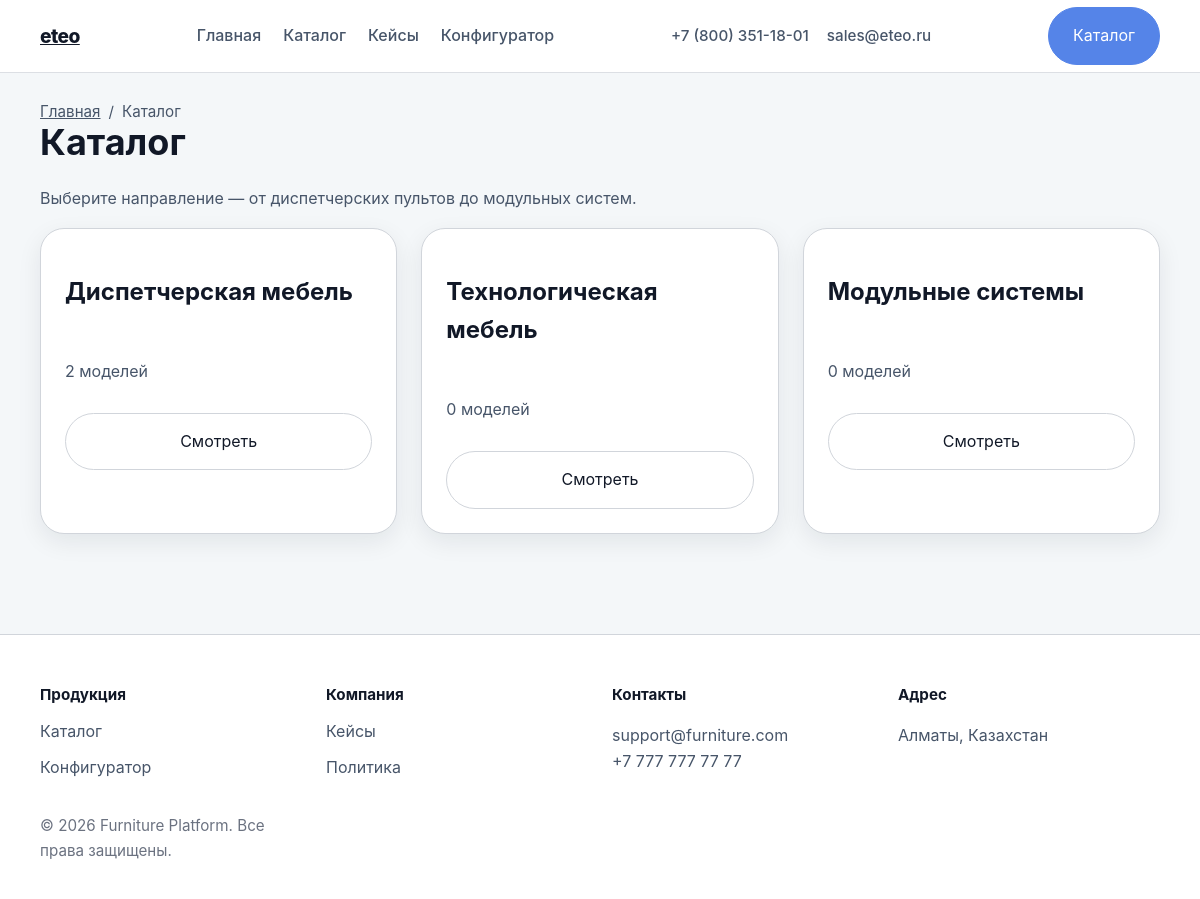
/catalog, run on the app's committed database.
### tables this page shows
CREATE TABLE IF NOT EXISTS categories (
    id       INT UNSIGNED  NOT NULL AUTO_INCREMENT,
    name_ru  VARCHAR(200)  NOT NULL COMMENT 'Название на русском',
    name_kk  VARCHAR(200)  NOT NULL COMMENT 'Название на казахском',
    slug     VARCHAR(220)  NOT NULL COMMENT 'URL-совместимый идентификатор (латиница)',

    PRIMARY KEY (id),
    UNIQUE KEY uq_categories_slug (slug),
    INDEX idx_categories_name_ru (name_ru)
);

### includes/view.php (called while the page is built, shortened)
<?php
require_once __DIR__ . '/../views/helpers.php';
function render(string $view, array $data = [], array $layout = []): void
{
    $viewFile = __DIR__ . '/../views/' . ltrim($view, '/\\') . '.php';
    extract($data, EXTR_SKIP);
    require $viewFile;
    require __DIR__ . '/../views/layouts/main.php';
}

### config/Database.php (called while the page is built, shortened)
<?php
final class Database
{
    private static ?PDO $instance = null;
    public static function getInstance(): PDO
    {
        if (self::$instance === null) {
            $config = require __DIR__ . '/config.php';
            $db     = $config['database'];
            $dsn = sprintf(
                'mysql:host=%s;port=%d;dbname=%s;charset=utf8mb4',
                $db['host'],
                $db['port'],
                $db['name']
            );
            $options = [
                PDO::ATTR_ERRMODE            => PDO::ERRMODE_EXCEPTION,
                PDO::ATTR_DEFAULT_FETCH_MODE => PDO::FETCH_ASSOC,
                PDO::ATTR_EMULATE_PREPARES   => false,
                (defined('Pdo\Mysql::ATTR_INIT_COMMAND')
                    ? \Pdo\Mysql::ATTR_INIT_COMMAND
                    : PDO::MYSQL_ATTR_INIT_COMMAND) => "SET NAMES utf8mb4 COLLATE utf8mb4_unicode_ci",
            ];
            try {
                self::$instance = new PDO($dsn, $db['user'], $db['password'], $options);
            } catch (PDOException $e) {
                throw new RuntimeException(
                    'Ошибка подключения к базе данных. Обратитесь к администратору.',
                    500,
                    $e
                );
            }
        }
        return self::$instance;
    }
}

### controllers/ProductController.php (called while the page is built, shortened)
<?php
class ProductController
{
    private PDO $db;
    public function __construct()
    {
        $this->db = Database::getInstance();
    }
    public function getCategories(string $locale = 'ru'): array
    {
        $locale  = in_array($locale, ['ru', 'kk'], true) ? $locale : 'ru';
        $nameCol = "name_{$locale}";
        $sql = "
            SELECT
                c.id,
                c.{$nameCol} AS name,
                c.slug,
                (
                    SELECT COUNT(*)
                    FROM products p
                    WHERE p.category_id = c.id
                      AND p.active = 1
                ) AS product_count
            FROM categories c
            ORDER BY c.id ASC
        ";
        $stmt = $this->db->query($sql);
        return $stmt->fetchAll();
    }
}

### views/helpers.php (called while the page is built, shortened)
<?php
function e(mixed $value): string
{
    return htmlspecialchars((string)$value, ENT_QUOTES | ENT_HTML5, 'UTF-8');
}

### views/catalog/index.php (the view, shortened to what this page needs)
<main class="page-wrap section">
    <div class="container">
        <nav class="breadcrumb" aria-label="Навигация">
            <a href="/">Главная</a>
            <span aria-hidden="true">/</span>
            <span aria-current="page">Каталог</span>
        </nav>
        <h1 class="page-title">Каталог</h1>
        <p class="section__text">Выберите направление — от диспетчерских пультов до модульных систем.</p>
        <?php if (empty($categories)): ?>
            <p class="section__text">Категории пока не добавлены.</p>
        <?php else: ?>
            <div class="grid-3">
                <?php foreach ($categories as $category): ?>
                    <article class="card catalog-card">
                        <h2><?= e($category['name']) ?></h2>
                        <p class="text-muted">
                            <?= (int)$category['product_count'] ?>
                            <?= ((int)$category['product_count'] === 1) ? 'модель' : 'моделей' ?>
                        </p>
                        <a class="btn btn--outline" href="/catalog/<?= (int)$category['id'] ?>">Смотреть</a>
                    </article>
                <?php endforeach; ?>
            </div>
        <?php endif; ?>
    </div>
</main>

### public/css/site.css (style rules this page uses)
:root { color-scheme: light; font-family: Inter, system-ui, -apple-system, BlinkMacSystemFont, "Segoe UI", sans-serif; font-size: 16px; line-height: 1.6; --color-bg: #F4F7F9; --color-surface: #ffffff; --color-accent: #5584E8; --color-accent-strong: #1F4ED8; --color-text: #111827; --color-text-secondary: #475569; --color-text-muted: #6B7280; --color-border: #D1D5DB; --color-success: #16A34A; --color-error: #DC2626; --radius-sm: 12px; --radius-lg: 24px; --shadow-sm: 0 8px 24px rgba(15, 23, 42, 0.08); --shadow-md: 0 20px 40px rgba(15, 23, 42, 0.08); --transition-normal: 180ms ease; }
* { box-sizing: border-box; }
html { scroll-behavior: smooth; }
body { margin: 0; min-height: 100vh; background: var(--color-bg); color: var(--color-text); font-family: var(--font-family); }
button, input, textarea, a { font: inherit; }
.container { width: min(1120px, calc(100% - 32px)); margin: 0 auto; }
.section { padding: 60px 0; }
.section__title, .page-title { margin: 0 0 24px; font-size: clamp(2rem, 3vw, 2.75rem); line-height: 1.05; }
.section__text, .text-muted { color: var(--color-text-secondary); max-width: 720px; }
.btn { display: inline-flex; align-items: center; justify-content: center; gap: 0.5rem; padding: 0.95rem 1.5rem; border-radius: 999px; border: 1px solid transparent; text-decoration: none; color: var(--color-text); background: var(--color-surface); transition: transform var(--transition-normal), background var(--transition-normal), border-color var(--transition-normal), color var(--transition-normal); cursor: pointer; }
.btn--outline { background: transparent; border-color: var(--color-border); }
.grid-2, .grid-3 { display: grid; gap: 24px; }
.grid-3 { grid-template-columns: repeat(3, minmax(0, 1fr)); }
.card { background: var(--color-surface); border: 1px solid var(--color-border); border-radius: var(--radius-lg); padding: 24px; box-shadow: var(--shadow-sm); }
.breadcrumb { display: flex; flex-wrap: wrap; align-items: center; gap: 0.5rem; color: var(--color-text-secondary); font-size: 0.95rem; }
.breadcrumb a { color: var(--color-text-secondary); }
.page-wrap { padding: 100px 0; }
.catalog-card { display: flex; flex-direction: column; gap: 12px; }

### data on the page
categories: name_ru "Диспетчерская мебель", product_count "2"
categories: name_ru "Технологическая мебель", product_count "0"
categories: name_ru "Модульные системы", product_count "0"
